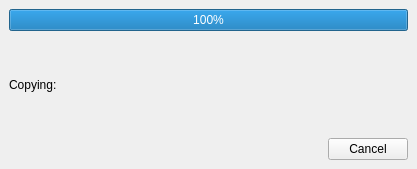
<?xml version="1.0" encoding="UTF-8"?>
<ui version="4.0">
 <class>Copying</class>
 <widget class="QMainWindow" name="Copying">
  <property name="geometry">
   <rect>
    <x>0</x>
    <y>0</y>
    <width>417</width>
    <height>169</height>
   </rect>
  </property>
  <property name="windowTitle">
   <string>Copying</string>
  </property>
  <widget class="QWidget" name="centralwidget">
   <layout class="QVBoxLayout" name="verticalLayout">
    <item>
     <widget class="QProgressBar" name="progressBar">
      <property name="minimum">
       <number>0</number>
      </property>
      <property name="maximum">
       <number>20</number>
      </property>
      <property name="value">
       <number>20</number>
      </property>
     </widget>
    </item>
    <item>
     <widget class="QLabel" name="label">
      <property name="text">
       <string>Copying:</string>
      </property>
     </widget>
    </item>
    <item>
     <layout class="QHBoxLayout" name="horizontalLayout">
      <item>
       <spacer name="horizontalSpacer">
        <property name="orientation">
         <enum>Qt::Horizontal</enum>
        </property>
        <property name="sizeHint" stdset="0">
         <size>
          <width>40</width>
          <height>20</height>
         </size>
        </property>
       </spacer>
      </item>
      <item>
       <widget class="QPushButton" name="cancel">
        <property name="text">
         <string>Cancel</string>
        </property>
       </widget>
      </item>
     </layout>
    </item>
   </layout>
  </widget>
 </widget>
 <resources/>
 <connections>
  <connection>
   <sender>cancel</sender>
   <signal>clicked()</signal>
   <receiver>Copying</receiver>
   <slot>reject()</slot>
   <hints>
    <hint type="sourcelabel">
     <x>353</x>
     <y>129</y>
    </hint>
    <hint type="destinationlabel">
     <x>305</x>
     <y>117</y>
    </hint>
   </hints>
  </connection>
 </connections>
 <slots>
  <slot>reject()</slot>
 </slots>
</ui>
